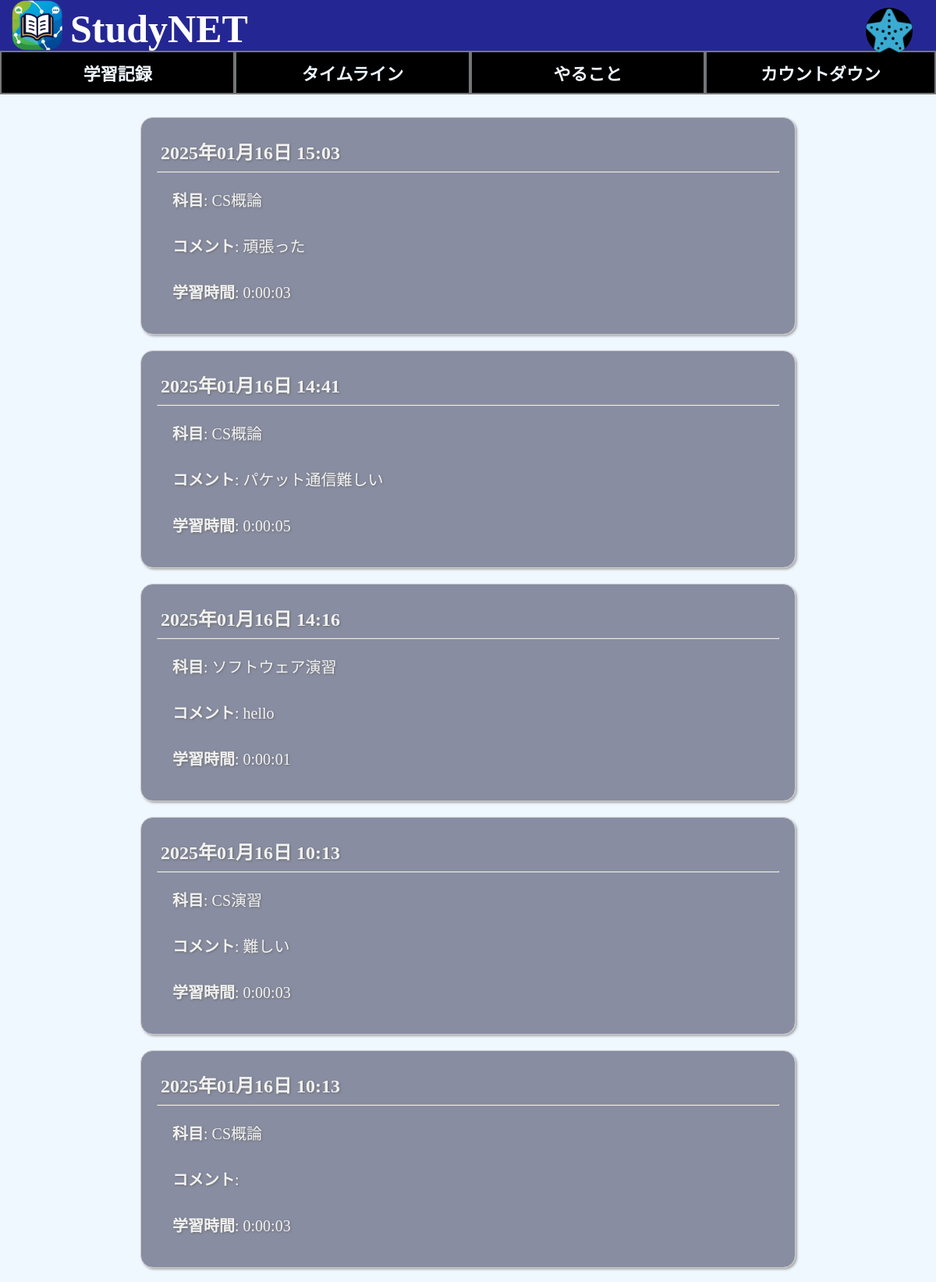
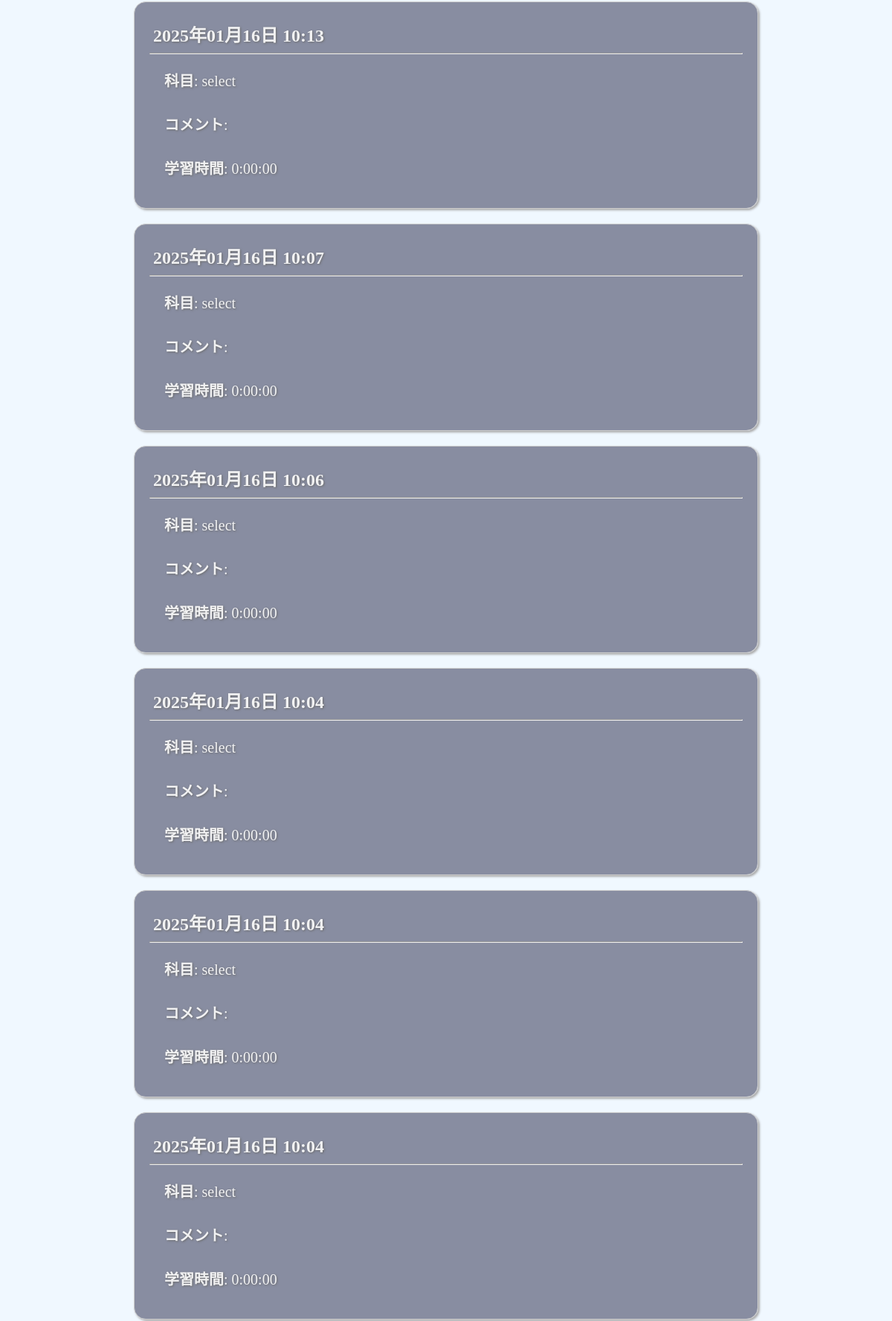
Screenshot of /record/form (signed in, upper part) with the database file from the repository (2 pictures, top to bottom).
### profiles/models.py (models this page shows, shortened)
class UserProfile(models.Model):
    user = models.OneToOneField(User, on_delete=models.CASCADE)
    avatar = models.ImageField(upload_to='avatars/', null=True, blank=True, default='avatars/default.png')
    bio = models.TextField(max_length=500, blank=True)

### record/models.py (models this page shows, shortened)
class StudyRecord(models.Model):
    subject = models.CharField(max_length=100)
    comment = models.TextField()
    elapsed_time = models.DurationField()
    created_at = models.DateTimeField(auto_now_add=True)

### record/views.py (the view, shortened to what this page needs)
# urls.py: path("form", views.form, name="form"),
def form(request):
    records = StudyRecord.objects.all().order_by('-created_at')
    return render(request, "record/form.html", {"records": records})

### record/templates/record/form.html (shortened to what this page needs)
{% load static %}
<!DOCTYPE html>
<html lang="ja">
<head>
    <link rel="stylesheet" href="{% static 'css/home.css' %}">
    <link rel="stylesheet" href="{% static 'record/css/test.css' %}">
</head>
<body>
    <header class="header-area">
        <div class="top_head">
          <img class="app_icon" src="{% static 'img/App_icon.png' %}"><h1 id="app_name">StudyNET</h1>
          <a href="{% url 'view_profile' %}">
            <img src="{{ user.userprofile.avatar.url }}" alt="User Avatar" class="Icon">
          </a>
        </div>
        <div class="tab-container">
          <a href="{% url 'priv' %}" class="topbutton">学習記録</a>
          <a href="{% url 'timeline' %}" class="topbutton">タイムライン</a>
          <a href="{% url 'task_list' %}" class="topbutton">やること</a>
          <button class="topbutton">カウントダウン</button>
        </div>
    </header>
    <div class="timeline-area">
        <div class="timeline">
            {% for record in records %}
            <div class="timeline-item">
                <p class="timeline-time">{{ record.created_at|date:"Y年m月d日 H:i" }}</p>
                <hr>
                <p class="timeline-content"><span class="emp">科目</span>: {{ record.subject }}</p>
                <p class="timeline-content"><span class="emp">コメント</span>: {{ record.comment }}</p>
                <p class="timeline-content"><span class="emp">学習時間</span>: {{ record.elapsed_time }}</p>
            </div>
            {% endfor %}
        </div>
    </div>
</body>
</html>

### static/css/home.css (style rules this page uses)
body { background-color: aliceblue; margin: 0; padding-top: 50px; }
h1 { position: relative; left: 30px; top:-50px }
.topbutton { display: inline-block; flex-grow: 1; background-color: black; cursor: pointer; text-align: center; text-decoration: none; border: 2px solid rgb(115, 119, 121); width: 100%; font-size: 22px; padding: 10px; margin: 0; font-weight: bold; color: aliceblue; }
#app_name { padding-left: 15px; margin: auto 0; font-size: 50px; color: white; display: flex; padding-top: 4x; align-items: center; position: relative; top: 4px; position: relative; left: 10px; }
.header-area { margin: 0; height: 80px; justify-content: space-between; background-color: rgb(36, 39, 147); position: fixed; top: 0; width: 100%; z-index: 1000; }
.tab-container { margin-top: 0; border-radius: 0.5rem; display: flex; }
.tab-container > a { -webkit-transition: all 0.3s ease; -moz-transition: all 0.3s ease; -o-transition: all 0.3s ease; transition: all 0.3s ease; }
.Icon { width: 60px; height: 60px; border-radius: 50%; background-color: #000; position: absolute; right: 30px; top: 10px; }
.top_head { display: flex; margin: 0; align-items: center; }
.app_icon { height: 65px; width: 65px; position: relative; left: 15px; }

### record/static/record/css/test.css (style rules this page uses)
body { margin: 0; padding: 0; color: #333; }
.timeline-area { margin-top: 150px; }
.timeline { margin: 10px auto; width: 70%; }
.timeline-item { background-color: hsla(234, 12%, 45%, 0.741); border: rgb(205, 205, 205) 1px solid; box-shadow: #aaa 2px 2px 3px; border-radius: 1rem; margin: 20px auto; padding: 20px; color: rgba(255, 255, 255, 0.9); text-shadow: #6b6b6b 1px 1px 3px; }
.timeline-time { margin: 5px; font-size: 24px; font-weight: bold; }
.timeline-content { margin: 10px; font-size: 20px; padding: 10px; }
.emp { font-weight: bold; }

### rows the page displays
StudyRecord: created_at "2025年01月16日 15:03", subject "CS概論", comment "頑張った", elapsed_time "0:00:03"
StudyRecord: created_at "2025年01月16日 14:41", subject "CS概論", comment "パケット通信難しい", elapsed_time "0:00:05"
StudyRecord: created_at "2025年01月16日 14:16", subject "ソフトウェア演習", comment "hello", elapsed_time "0:00:01"
StudyRecord: created_at "2025年01月16日 10:13", subject "CS演習", comment "難しい", elapsed_time "0:00:03"
StudyRecord: created_at "2025年01月16日 10:13", subject "CS概論", elapsed_time "0:00:03"
StudyRecord: created_at "2025年01月16日 10:13", subject "select", elapsed_time "0:00:00"
StudyRecord: created_at "2025年01月16日 10:07", subject "select", elapsed_time "0:00:00"
StudyRecord: created_at "2025年01月16日 10:06", subject "select", elapsed_time "0:00:00"
StudyRecord: created_at "2025年01月16日 10:04", subject "select", elapsed_time "0:00:00"
StudyRecord: created_at "2025年01月16日 10:04", subject "select", elapsed_time "0:00:00"
StudyRecord: created_at "2025年01月16日 10:04", subject "select", elapsed_time "0:00:00"
